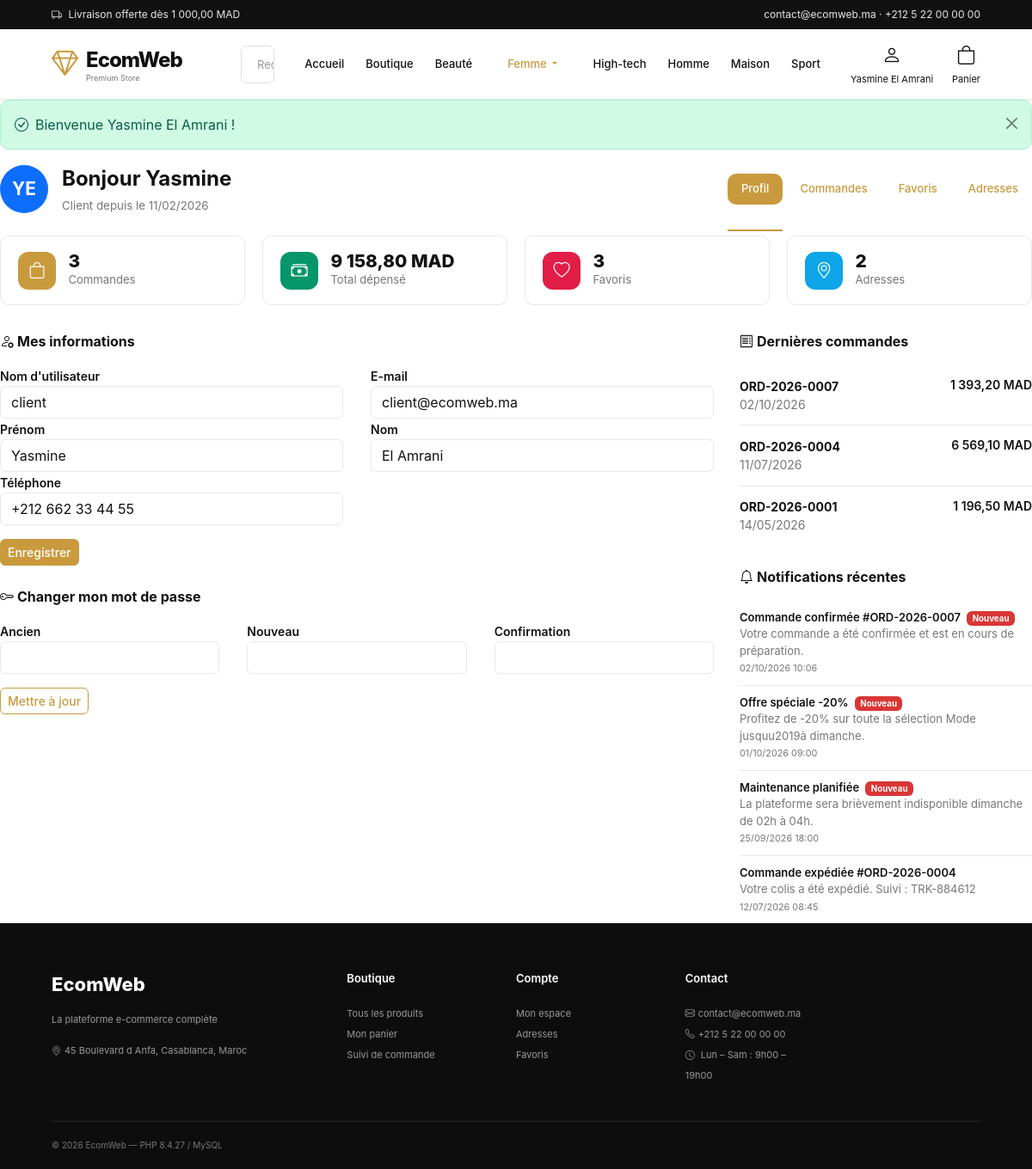
The page /ecommerce/ecom-projet-fend/ecom_web_platform/compte (signed in) on the database its author committed.
### tables this page shows
CREATE TABLE IF NOT EXISTS categories (
  id          INT UNSIGNED NOT NULL AUTO_INCREMENT,
  name        VARCHAR(120) NOT NULL,
  description TEXT         NULL,
  image       VARCHAR(255) NULL,
  parent_id   INT UNSIGNED NULL,
  created_at  DATETIME     NOT NULL DEFAULT CURRENT_TIMESTAMP,
  updated_at  DATETIME     NOT NULL DEFAULT CURRENT_TIMESTAMP ON UPDATE CURRENT_TIMESTAMP,
  PRIMARY KEY (id),
  KEY idx_categories_parent (parent_id),
  CONSTRAINT fk_categories_parent FOREIGN KEY (parent_id)
    REFERENCES categories (id) ON DELETE SET NULL
);

CREATE TABLE IF NOT EXISTS users (
  id          INT UNSIGNED NOT NULL AUTO_INCREMENT,
  username    VARCHAR(80)  NOT NULL,
  email       VARCHAR(160) NOT NULL,
  password    VARCHAR(255) NOT NULL,
  first_name  VARCHAR(80)  NULL,
  last_name   VARCHAR(80)  NULL,
  phone       VARCHAR(40)  NULL,
  avatar      VARCHAR(255) NULL,
  role        ENUM('CUSTOMER','ADMIN') NOT NULL DEFAULT 'CUSTOMER',
  is_active   TINYINT(1)   NOT NULL DEFAULT 1,
  last_login_at DATETIME   NULL,
  created_at  DATETIME     NOT NULL DEFAULT CURRENT_TIMESTAMP,
  updated_at  DATETIME     NOT NULL DEFAULT CURRENT_TIMESTAMP ON UPDATE CURRENT_TIMESTAMP,
  PRIMARY KEY (id),
  UNIQUE KEY uq_users_email (email),
  KEY idx_users_role (role)
);

CREATE TABLE IF NOT EXISTS orders (
  id                INT UNSIGNED NOT NULL AUTO_INCREMENT,
  order_number      VARCHAR(30)  NOT NULL,
  user_id           INT UNSIGNED NULL,
  customer_email    VARCHAR(160) NULL,
  subtotal          DECIMAL(10,2) NOT NULL DEFAULT 0.00,
  shipping_fee      DECIMAL(10,2) NOT NULL DEFAULT 0.00,
  discount_amount   DECIMAL(10,2) NOT NULL DEFAULT 0.00,
  total             DECIMAL(10,2) NOT NULL DEFAULT 0.00,
  status            ENUM('PENDING','CONFIRMED','PROCESSING','SHIPPED','DELIVERED','CANCELLED','REFUNDED')
                    NOT NULL DEFAULT 'PENDING',
  is_paid           TINYINT(1)   NOT NULL DEFAULT 0,
  payment_method    VARCHAR(40)  NULL,
  tracking_number   VARCHAR(60)  NULL,
  notes             TEXT         NULL,
  ship_full_name    VARCHAR(160) NULL,
  ship_phone        VARCHAR(40)  NULL,
  ship_address      VARCHAR(255) NULL,
  ship_city         VARCHAR(120) NULL,
  ship_state        VARCHAR(120) NULL,
  ship_zip_code     VARCHAR(20)  NULL,
  ship_country      VARCHAR(120) NULL,
  created_at        DATETIME     NOT NULL DEFAULT CURRENT_TIMESTAMP,
  updated_at        DATETIME     NOT NULL DEFAULT CURRENT_TIMESTAMP ON UPDATE CURRENT_TIMESTAMP,
  PRIMARY KEY (id),
  UNIQUE KEY uq_orders_number (order_number),
  KEY idx_orders_user (user_id),
  KEY idx_orders_status (status),
  KEY idx_orders_created (created_at),
  CONSTRAINT fk_orders_user FOREIGN KEY (user_id)
    REFERENCES users (id) ON DELETE SET NULL
);

CREATE TABLE IF NOT EXISTS notifications (
  id         INT UNSIGNED NOT NULL AUTO_INCREMENT,
  user_id    INT UNSIGNED NULL,
  type       VARCHAR(60)  NOT NULL DEFAULT 'PROMOTION',
  title      VARCHAR(200) NOT NULL,
  message    TEXT         NULL,
  priority   ENUM('HIGH','MEDIUM','LOW') NOT NULL DEFAULT 'MEDIUM',
  is_read    TINYINT(1)   NOT NULL DEFAULT 0,
  data       LONGTEXT     NULL,  
  created_at DATETIME     NOT NULL DEFAULT CURRENT_TIMESTAMP,
  PRIMARY KEY (id),
  KEY idx_notifications_user (user_id, is_read),
  KEY idx_notifications_created (created_at),
  CONSTRAINT fk_notifications_user FOREIGN KEY (user_id)
    REFERENCES users (id) ON DELETE CASCADE
);

### app/Views/account/profile.php (the view, shortened to what the rows shown need)
<?php
$user = $user ?? auth();
$orders = $orders ?? [];
$notifications = $notifications ?? [];
?>
<div class="account-header">
    <div class="d-flex align-items-center gap-3">
        <div>
            <h1 class="h4 fw-bold mb-0">Bonjour <?= e($user->first_name ?: $user->username) ?></h1>
            <small class="text-muted-2">Client depuis le <?= e(format_date($user->created_at, 'd/m/Y')) ?></small>
        </div>
    </div>
</div>
<div class="account-layout">
    <div class="account-main">
        <div class="panel mb-4">
            <h2 class="panel-title"><i class="bi bi-person-gear me-1"></i>Mes informations</h2>
            <form method="post" action="<?= e(url('/compte')) ?>">
                <div class="row g-2">
                    <div class="col-md-6">
                        <label class="form-label small fw-semibold" for="username">Nom d'utilisateur</label>
                        <input type="text" class="form-control" id="username" name="username" value="<?= e($user->username) ?>" required>
                    </div>
                    <div class="col-md-6">
                        <label class="form-label small fw-semibold" for="email">E-mail</label>
                        <input type="email" class="form-control" id="email" name="email" value="<?= e($user->email) ?>" required>
                    </div>
                    <div class="col-md-6">
                        <label class="form-label small fw-semibold" for="first_name">Prénom</label>
                        <input type="text" class="form-control" id="first_name" name="first_name" value="<?= e($user->first_name) ?>">
                    </div>
                    <div class="col-md-6">
                        <label class="form-label small fw-semibold" for="last_name">Nom</label>
                        <input type="text" class="form-control" id="last_name" name="last_name" value="<?= e($user->last_name) ?>">
                    </div>
                    <div class="col-md-6">
                        <label class="form-label small fw-semibold" for="phone">Téléphone</label>
                        <input type="text" class="form-control" id="phone" name="phone" value="<?= e($user->phone) ?>">
                    </div>
                </div>
            </form>
        </div>
        <div class="panel">
            <h2 class="panel-title"><i class="bi bi-key me-1"></i>Changer mon mot de passe</h2>
        </div>
    </div>
    <div class="account-sidebar">
        <div class="panel mb-4">
            <?php if ($orders === []): ?>
                <p class="text-muted-2 small mb-0">Aucune commande pour le moment.</p>
            <?php else: ?>
                <?php foreach (array_slice($orders, 0, 4) as $order): ?>
                    <a class="order-link" href="<?= e(url('/compte/commandes/' . (int) $order->id)) ?>">
                        <span class="small">
                            <strong><?= e($order->order_number) ?></strong><br>
                            <span class="text-muted-2"><?= e(format_date($order->created_at, 'd/m/Y')) ?></span>
                        </span>
                        <span class="text-end">
                            <span class="d-block small fw-semibold"><?= e(money($order->total)) ?></span>
                            <span class="badge badge-<?= e($order->statusBadge()) ?>"><?= e($order->statusLabel()) ?></span>
                        </span>
                    </a>
                <?php endforeach; ?>
            <?php endif; ?>
        </div>
        <div class="panel">
            <?php if ($notifications === []): ?>
                <p class="text-muted-2 small mb-0">Aucune notification.</p>
            <?php else: ?>
                <?php foreach ($notifications as $notification): ?>
                    <div class="notification-item">
                        <div class="fw-semibold">
                            <?= e($notification->title) ?>
                            <?php if (!$notification->is_read): ?>
                                <span class="badge badge-sale ms-1">Nouveau</span>
                            <?php endif; ?>
                        </div>
                        <div class="text-muted-2"><?= e($notification->message) ?></div>
                        <small class="text-muted-2"><?= e(format_date($notification->created_at, 'd/m/Y H:i')) ?></small>
                    </div>
                <?php endforeach; ?>
            <?php endif; ?>
        </div>
    </div>
</div>

### app/Views/layouts/main.php (shortened to what the rows shown need)
<?php
$appName = $appName ?? config('app.name', 'EcomWeb');
?>
<!doctype html>
<html lang="fr">
<head>
    <link rel="stylesheet" href="https://cdn.jsdelivr.net/npm/bootstrap-icons@1.11.3/font/bootstrap-icons.min.css">
    <link href="<?= e(asset('assets/css/style.css')) ?>" rel="stylesheet">
</head>
<body>
<header class="header">
    <a class="logo" href="<?= e(url('/')) ?>">
        <div>
            <h1><?= e($appName) ?></h1>
        </div>
    </a>
    <nav class="nav">
        <a class="<?= is_active('/') ? 'active' : '' ?>" href="<?= e(url('/')) ?>">Accueil</a>
        <a class="<?= is_active('/boutique') ? 'active' : '' ?>" href="<?= e(url('/boutique')) ?>">Boutique</a>
        <?php foreach (($categories ?? []) as $category): ?>
            <?php if (!empty($category['children'])): ?>
                <div class="dropdown">
                    <a class="nav-link dropdown-toggle <?= is_active('/categorie/' . $category['id']) ? 'active' : '' ?>"
                       href="<?= e(url('/categorie/' . $category['id'])) ?>"
                       data-bs-toggle="dropdown" role="button">
                        <?= e($category['name']) ?>
                    </a>
                </div>
            <?php else: ?>
                <a class="<?= is_active('/categorie/' . $category['id']) ? 'active' : '' ?>" href="<?= e(url('/categorie/' . $category['id'])) ?>"><?= e($category['name']) ?></a>
            <?php endif; ?>
        <?php endforeach; ?>
    </nav>
    <div class="header-actions">
        <?php if (!empty($currentUser)): ?>
            <div class="dropdown">
                <a class="header-action text-decoration-none" href="#" data-bs-toggle="dropdown">
                    <i class="bi bi-person"></i>
                    <span class="hide-mobile"><?= e($currentUser->fullName()) ?></span>
                </a>
            </div>
        <?php endif; ?>
    </div>
</header>
<main>
    <?= $content ?>
</main>
</body>
</html>

### rows shown on the page
categories: name "Beauté"
categories: name "Femme"
categories: name "High-tech"
categories: name "Homme"
categories: name "Maison"
categories: name "Sport"
users: $currentUser->fullName() "Yasmine El Amrani", first_name "Yasmine", created_at "11/02/2026", username "client", email "client@ecomweb.ma", last_name "El Amrani", phone "+212 662 33 44 55"
orders: order_number "ORD-2026-0007", created_at "02/10/2026", total "1 393,20 MAD"
orders: order_number "ORD-2026-0004", created_at "11/07/2026", total "6 569,10 MAD"
orders: order_number "ORD-2026-0001", created_at "14/05/2026", total "1 196,50 MAD"
notifications: title "Commande confirmée #ORD-2026-0007", is_read "Nouveau", message "Votre commande a été confirmée et est en cours de préparation.", created_at "02/10/2026 10:06"
notifications: title "Offre spéciale -20%", is_read "Nouveau", message "Profitez de -20% sur toute la sélection Mode jusquu2019à dimanche.", created_at "01/10/2026 09:00"
notifications: title "Maintenance planifiée", is_read "Nouveau", message "La plateforme sera brièvement indisponible dimanche de 02h à 04h.", created_at "25/09/2026 18:00"
notifications: title "Commande expédiée #ORD-2026-0004", message "Votre colis a été expédié. Suivi : TRK-884612", created_at "12/07/2026 08:45"

### other values the page prints
money($freeShipping ?? free_shipping_from()) "1 000,00 MAD"
$storeEmail "contact@ecomweb.ma"
$storePhone "+212 5 22 00 00 00"
$appName "EcomWeb"
$flash['message'] "Bienvenue Yasmine El Amrani !"
$user->initials() "YE"
$stats['orders'] "3"
money($stats['spent']) "9 158,80 MAD"
$wishlist "3"
count($addresses) "2"
config('app.tagline', '') "La plateforme e-commerce complète"
$storeAddress "45 Boulevard d Anfa, Casablanca, Maroc"
PHP_VERSION "8.4.27"
